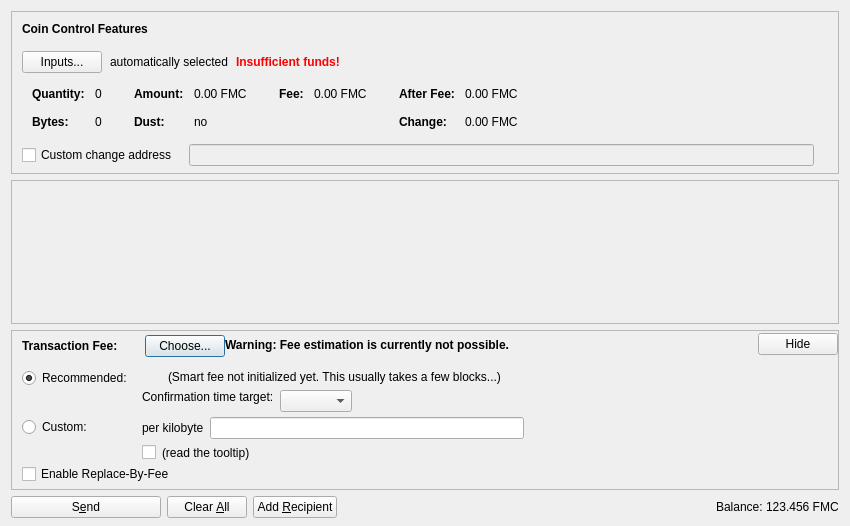
<?xml version="1.0" encoding="UTF-8"?>
<ui version="4.0">
 <class>SendCoinsDialog</class>
 <widget class="QDialog" name="SendCoinsDialog">
  <property name="geometry">
   <rect>
    <x>0</x>
    <y>0</y>
    <width>850</width>
    <height>526</height>
   </rect>
  </property>
  <property name="windowTitle">
   <string>Send Coins</string>
  </property>
  <layout class="QVBoxLayout" name="verticalLayout" stretch="0,1,0,0">
   <property name="bottomMargin">
    <number>8</number>
   </property>
   <item>
    <widget class="QFrame" name="frameCoinControl">
     <property name="sizePolicy">
      <sizepolicy hsizetype="Expanding" vsizetype="Expanding">
       <horstretch>0</horstretch>
       <verstretch>0</verstretch>
      </sizepolicy>
     </property>
     <property name="maximumSize">
      <size>
       <width>16777215</width>
       <height>16777215</height>
      </size>
     </property>
     <property name="frameShape">
      <enum>QFrame::StyledPanel</enum>
     </property>
     <property name="frameShadow">
      <enum>QFrame::Sunken</enum>
     </property>
     <layout class="QVBoxLayout" name="verticalLayoutCoinControl2">
      <property name="spacing">
       <number>0</number>
      </property>
      <property name="leftMargin">
       <number>0</number>
      </property>
      <property name="topMargin">
       <number>0</number>
      </property>
      <property name="rightMargin">
       <number>0</number>
      </property>
      <property name="bottomMargin">
       <number>6</number>
      </property>
      <item>
       <layout class="QVBoxLayout" name="verticalLayoutCoinControl" stretch="0,0,0,0,1">
        <property name="spacing">
         <number>0</number>
        </property>
        <property name="leftMargin">
         <number>10</number>
        </property>
        <property name="topMargin">
         <number>10</number>
        </property>
        <item>
         <layout class="QHBoxLayout" name="horizontalLayoutCoinControl1">
          <property name="bottomMargin">
           <number>15</number>
          </property>
          <item>
           <widget class="QLabel" name="labelCoinControlFeatures">
            <property name="sizePolicy">
             <sizepolicy hsizetype="Preferred" vsizetype="Maximum">
              <horstretch>0</horstretch>
              <verstretch>0</verstretch>
             </sizepolicy>
            </property>
            <property name="font">
             <font>
              <weight>75</weight>
              <bold>true</bold>
             </font>
            </property>
            <property name="styleSheet">
             <string notr="true">font-weight:bold;</string>
            </property>
            <property name="text">
             <string>Coin Control Features</string>
            </property>
           </widget>
          </item>
         </layout>
        </item>
        <item>
         <layout class="QHBoxLayout" name="horizontalLayoutCoinControl2" stretch="0,0,0,0">
          <property name="spacing">
           <number>8</number>
          </property>
          <property name="bottomMargin">
           <number>10</number>
          </property>
          <item>
           <widget class="QPushButton" name="pushButtonCoinControl">
            <property name="styleSheet">
             <string notr="true"/>
            </property>
            <property name="text">
             <string>Inputs...</string>
            </property>
            <property name="autoDefault">
             <bool>false</bool>
            </property>
           </widget>
          </item>
          <item>
           <widget class="QLabel" name="labelCoinControlAutomaticallySelected">
            <property name="text">
             <string>automatically selected</string>
            </property>
            <property name="margin">
             <number>5</number>
            </property>
           </widget>
          </item>
          <item>
           <widget class="QLabel" name="labelCoinControlInsuffFunds">
            <property name="font">
             <font>
              <weight>75</weight>
              <bold>true</bold>
             </font>
            </property>
            <property name="styleSheet">
             <string notr="true">color:red;font-weight:bold;</string>
            </property>
            <property name="text">
             <string>Insufficient funds!</string>
            </property>
            <property name="margin">
             <number>5</number>
            </property>
           </widget>
          </item>
          <item>
           <spacer name="horizontalSpacerCoinControl">
            <property name="orientation">
             <enum>Qt::Horizontal</enum>
            </property>
            <property name="sizeHint" stdset="0">
             <size>
              <width>40</width>
              <height>1</height>
             </size>
            </property>
           </spacer>
          </item>
         </layout>
        </item>
        <item>
         <widget class="QWidget" name="widgetCoinControl" native="true">
          <property name="sizePolicy">
           <sizepolicy hsizetype="Preferred" vsizetype="Preferred">
            <horstretch>0</horstretch>
            <verstretch>0</verstretch>
           </sizepolicy>
          </property>
          <property name="minimumSize">
           <size>
            <width>0</width>
            <height>0</height>
           </size>
          </property>
          <property name="styleSheet">
           <string notr="true"/>
          </property>
          <layout class="QHBoxLayout" name="horizontalLayoutCoinControl5">
           <property name="leftMargin">
            <number>0</number>
           </property>
           <property name="topMargin">
            <number>0</number>
           </property>
           <property name="rightMargin">
            <number>0</number>
           </property>
           <property name="bottomMargin">
            <number>0</number>
           </property>
           <item>
            <layout class="QHBoxLayout" name="horizontalLayoutCoinControl3" stretch="0,0,0,1">
             <property name="spacing">
              <number>20</number>
             </property>
             <property name="topMargin">
              <number>0</number>
             </property>
             <property name="bottomMargin">
              <number>10</number>
             </property>
             <item>
              <layout class="QFormLayout" name="formLayoutCoinControl1">
               <property name="horizontalSpacing">
                <number>10</number>
               </property>
               <property name="verticalSpacing">
                <number>14</number>
               </property>
               <property name="leftMargin">
                <number>10</number>
               </property>
               <property name="topMargin">
                <number>4</number>
               </property>
               <property name="rightMargin">
                <number>6</number>
               </property>
               <item row="0" column="0">
                <widget class="QLabel" name="labelCoinControlQuantityText">
                 <property name="font">
                  <font>
                   <weight>75</weight>
                   <bold>true</bold>
                  </font>
                 </property>
                 <property name="text">
                  <string>Quantity:</string>
                 </property>
                 <property name="margin">
                  <number>0</number>
                 </property>
                </widget>
               </item>
               <item row="0" column="1">
                <widget class="QLabel" name="labelCoinControlQuantity">
                 <property name="cursor">
                  <cursorShape>IBeamCursor</cursorShape>
                 </property>
                 <property name="contextMenuPolicy">
                  <enum>Qt::ActionsContextMenu</enum>
                 </property>
                 <property name="text">
                  <string notr="true">0</string>
                 </property>
                 <property name="margin">
                  <number>0</number>
                 </property>
                 <property name="textInteractionFlags">
                  <set>Qt::LinksAccessibleByMouse|Qt::TextSelectableByKeyboard|Qt::TextSelectableByMouse</set>
                 </property>
                </widget>
               </item>
               <item row="1" column="0">
                <widget class="QLabel" name="labelCoinControlBytesText">
                 <property name="font">
                  <font>
                   <weight>75</weight>
                   <bold>true</bold>
                  </font>
                 </property>
                 <property name="text">
                  <string>Bytes:</string>
                 </property>
                </widget>
               </item>
               <item row="1" column="1">
                <widget class="QLabel" name="labelCoinControlBytes">
                 <property name="cursor">
                  <cursorShape>IBeamCursor</cursorShape>
                 </property>
                 <property name="contextMenuPolicy">
                  <enum>Qt::ActionsContextMenu</enum>
                 </property>
                 <property name="text">
                  <string notr="true">0</string>
                 </property>
                 <property name="textInteractionFlags">
                  <set>Qt::LinksAccessibleByMouse|Qt::TextSelectableByKeyboard|Qt::TextSelectableByMouse</set>
                 </property>
                </widget>
               </item>
              </layout>
             </item>
             <item>
              <layout class="QFormLayout" name="formLayoutCoinControl2">
               <property name="horizontalSpacing">
                <number>10</number>
               </property>
               <property name="verticalSpacing">
                <number>14</number>
               </property>
               <property name="leftMargin">
                <number>6</number>
               </property>
               <property name="topMargin">
                <number>4</number>
               </property>
               <property name="rightMargin">
                <number>6</number>
               </property>
               <item row="0" column="0">
                <widget class="QLabel" name="labelCoinControlAmountText">
                 <property name="font">
                  <font>
                   <weight>75</weight>
                   <bold>true</bold>
                  </font>
                 </property>
                 <property name="text">
                  <string>Amount:</string>
                 </property>
                 <property name="margin">
                  <number>0</number>
                 </property>
                </widget>
               </item>
               <item row="0" column="1">
                <widget class="QLabel" name="labelCoinControlAmount">
                 <property name="cursor">
                  <cursorShape>IBeamCursor</cursorShape>
                 </property>
                 <property name="contextMenuPolicy">
                  <enum>Qt::ActionsContextMenu</enum>
                 </property>
                 <property name="text">
                  <string notr="true">0.00 FMC</string>
                 </property>
                 <property name="textInteractionFlags">
                  <set>Qt::LinksAccessibleByMouse|Qt::TextSelectableByKeyboard|Qt::TextSelectableByMouse</set>
                 </property>
                </widget>
               </item>
               <item row="1" column="0">
                <widget class="QLabel" name="labelCoinControlLowOutputText">
                 <property name="font">
                  <font>
                   <weight>75</weight>
                   <bold>true</bold>
                  </font>
                 </property>
                 <property name="text">
                  <string>Dust:</string>
                 </property>
                </widget>
               </item>
               <item row="1" column="1">
                <widget class="QLabel" name="labelCoinControlLowOutput">
                 <property name="cursor">
                  <cursorShape>IBeamCursor</cursorShape>
                 </property>
                 <property name="contextMenuPolicy">
                  <enum>Qt::ActionsContextMenu</enum>
                 </property>
                 <property name="text">
                  <string notr="true">no</string>
                 </property>
                 <property name="textInteractionFlags">
                  <set>Qt::LinksAccessibleByMouse|Qt::TextSelectableByKeyboard|Qt::TextSelectableByMouse</set>
                 </property>
                </widget>
               </item>
              </layout>
             </item>
             <item>
              <layout class="QFormLayout" name="formLayoutCoinControl3">
               <property name="horizontalSpacing">
                <number>10</number>
               </property>
               <property name="verticalSpacing">
                <number>14</number>
               </property>
               <property name="leftMargin">
                <number>6</number>
               </property>
               <property name="topMargin">
                <number>4</number>
               </property>
               <property name="rightMargin">
                <number>6</number>
               </property>
               <item row="0" column="0">
                <widget class="QLabel" name="labelCoinControlFeeText">
                 <property name="font">
                  <font>
                   <weight>75</weight>
                   <bold>true</bold>
                  </font>
                 </property>
                 <property name="text">
                  <string>Fee:</string>
                 </property>
                 <property name="margin">
                  <number>0</number>
                 </property>
                </widget>
               </item>
               <item row="0" column="1">
                <widget class="QLabel" name="labelCoinControlFee">
                 <property name="cursor">
                  <cursorShape>IBeamCursor</cursorShape>
                 </property>
                 <property name="contextMenuPolicy">
                  <enum>Qt::ActionsContextMenu</enum>
                 </property>
                 <property name="text">
                  <string notr="true">0.00 FMC</string>
                 </property>
                 <property name="textInteractionFlags">
                  <set>Qt::LinksAccessibleByMouse|Qt::TextSelectableByKeyboard|Qt::TextSelectableByMouse</set>
                 </property>
                </widget>
               </item>
              </layout>
             </item>
             <item>
              <layout class="QFormLayout" name="formLayoutCoinControl4">
               <property name="horizontalSpacing">
                <number>10</number>
               </property>
               <property name="verticalSpacing">
                <number>14</number>
               </property>
               <property name="leftMargin">
                <number>6</number>
               </property>
               <property name="topMargin">
                <number>4</number>
               </property>
               <property name="rightMargin">
                <number>6</number>
               </property>
               <item row="0" column="0">
                <widget class="QLabel" name="labelCoinControlAfterFeeText">
                 <property name="font">
                  <font>
                   <weight>75</weight>
                   <bold>true</bold>
                  </font>
                 </property>
                 <property name="text">
                  <string>After Fee:</string>
                 </property>
                 <property name="margin">
                  <number>0</number>
                 </property>
                </widget>
               </item>
               <item row="0" column="1">
                <widget class="QLabel" name="labelCoinControlAfterFee">
                 <property name="cursor">
                  <cursorShape>IBeamCursor</cursorShape>
                 </property>
                 <property name="contextMenuPolicy">
                  <enum>Qt::ActionsContextMenu</enum>
                 </property>
                 <property name="text">
                  <string notr="true">0.00 FMC</string>
                 </property>
                 <property name="textInteractionFlags">
                  <set>Qt::LinksAccessibleByMouse|Qt::TextSelectableByKeyboard|Qt::TextSelectableByMouse</set>
                 </property>
                </widget>
               </item>
               <item row="1" column="0">
                <widget class="QLabel" name="labelCoinControlChangeText">
                 <property name="font">
                  <font>
                   <weight>75</weight>
                   <bold>true</bold>
                  </font>
                 </property>
                 <property name="text">
                  <string>Change:</string>
                 </property>
                </widget>
               </item>
               <item row="1" column="1">
                <widget class="QLabel" name="labelCoinControlChange">
                 <property name="cursor">
                  <cursorShape>IBeamCursor</cursorShape>
                 </property>
                 <property name="contextMenuPolicy">
                  <enum>Qt::ActionsContextMenu</enum>
                 </property>
                 <property name="text">
                  <string notr="true">0.00 FMC</string>
                 </property>
                 <property name="textInteractionFlags">
                  <set>Qt::LinksAccessibleByMouse|Qt::TextSelectableByKeyboard|Qt::TextSelectableByMouse</set>
                 </property>
                </widget>
               </item>
              </layout>
             </item>
            </layout>
           </item>
          </layout>
         </widget>
        </item>
        <item>
         <layout class="QHBoxLayout" name="horizontalLayoutCoinControl4" stretch="0,0,0">
          <property name="spacing">
           <number>12</number>
          </property>
          <property name="sizeConstraint">
           <enum>QLayout::SetDefaultConstraint</enum>
          </property>
          <property name="topMargin">
           <number>5</number>
          </property>
          <property name="rightMargin">
           <number>5</number>
          </property>
          <item>
           <widget class="QCheckBox" name="checkBoxCoinControlChange">
            <property name="toolTip">
             <string>If this is activated, but the change address is empty or invalid, change will be sent to a newly generated address.</string>
            </property>
            <property name="text">
             <string>Custom change address</string>
            </property>
           </widget>
          </item>
          <item>
           <widget class="QValidatedLineEdit" name="lineEditCoinControlChange">
            <property name="enabled">
             <bool>false</bool>
            </property>
            <property name="sizePolicy">
             <sizepolicy hsizetype="Expanding" vsizetype="Fixed">
              <horstretch>0</horstretch>
              <verstretch>0</verstretch>
             </sizepolicy>
            </property>
           </widget>
          </item>
          <item>
           <widget class="QLabel" name="labelCoinControlChangeLabel">
            <property name="sizePolicy">
             <sizepolicy hsizetype="Preferred" vsizetype="Expanding">
              <horstretch>0</horstretch>
              <verstretch>0</verstretch>
             </sizepolicy>
            </property>
            <property name="minimumSize">
             <size>
              <width>0</width>
              <height>0</height>
             </size>
            </property>
            <property name="text">
             <string/>
            </property>
            <property name="margin">
             <number>3</number>
            </property>
           </widget>
          </item>
         </layout>
        </item>
        <item>
         <spacer name="verticalSpacerCoinControl">
          <property name="orientation">
           <enum>Qt::Vertical</enum>
          </property>
          <property name="sizeHint" stdset="0">
           <size>
            <width>800</width>
            <height>1</height>
           </size>
          </property>
         </spacer>
        </item>
       </layout>
      </item>
     </layout>
    </widget>
   </item>
   <item>
    <widget class="QScrollArea" name="scrollArea">
     <property name="widgetResizable">
      <bool>true</bool>
     </property>
     <widget class="QWidget" name="scrollAreaWidgetContents">
      <property name="geometry">
       <rect>
        <x>0</x>
        <y>0</y>
        <width>830</width>
        <height>104</height>
       </rect>
      </property>
      <layout class="QVBoxLayout" name="verticalLayout_2" stretch="0,1">
       <property name="leftMargin">
        <number>0</number>
       </property>
       <property name="topMargin">
        <number>0</number>
       </property>
       <property name="rightMargin">
        <number>0</number>
       </property>
       <property name="bottomMargin">
        <number>0</number>
       </property>
       <item>
        <layout class="QVBoxLayout" name="entries">
         <property name="spacing">
          <number>6</number>
         </property>
        </layout>
       </item>
       <item>
        <spacer name="verticalSpacer">
         <property name="orientation">
          <enum>Qt::Vertical</enum>
         </property>
         <property name="sizeHint" stdset="0">
          <size>
           <width>20</width>
           <height>40</height>
          </size>
         </property>
        </spacer>
       </item>
      </layout>
     </widget>
    </widget>
   </item>
   <item>
    <widget class="QFrame" name="frameFee">
     <property name="sizePolicy">
      <sizepolicy hsizetype="Expanding" vsizetype="Expanding">
       <horstretch>0</horstretch>
       <verstretch>0</verstretch>
      </sizepolicy>
     </property>
     <property name="maximumSize">
      <size>
       <width>16777215</width>
       <height>16777215</height>
      </size>
     </property>
     <property name="frameShape">
      <enum>QFrame::StyledPanel</enum>
     </property>
     <property name="frameShadow">
      <enum>QFrame::Sunken</enum>
     </property>
     <layout class="QVBoxLayout" name="verticalLayoutFee1">
      <property name="spacing">
       <number>0</number>
      </property>
      <property name="leftMargin">
       <number>0</number>
      </property>
      <property name="topMargin">
       <number>0</number>
      </property>
      <property name="rightMargin">
       <number>0</number>
      </property>
      <property name="bottomMargin">
       <number>0</number>
      </property>
      <item>
       <layout class="QVBoxLayout" name="verticalLayoutFee2" stretch="0,0,0">
        <property name="spacing">
         <number>0</number>
        </property>
        <property name="leftMargin">
         <number>10</number>
        </property>
        <property name="topMargin">
         <number>0</number>
        </property>
        <item>
         <layout class="QHBoxLayout" name="horizontalLayoutFee1">
          <property name="bottomMargin">
           <number>0</number>
          </property>
          <item>
           <layout class="QVBoxLayout" name="verticalLayoutFee7">
            <property name="spacing">
             <number>0</number>
            </property>
            <item>
             <spacer name="verticalSpacerSmartFee">
              <property name="orientation">
               <enum>Qt::Vertical</enum>
              </property>
              <property name="sizeType">
               <enum>QSizePolicy::Fixed</enum>
              </property>
              <property name="sizeHint" stdset="0">
               <size>
                <width>1</width>
                <height>4</height>
               </size>
              </property>
             </spacer>
            </item>
            <item>
             <layout class="QHBoxLayout" name="horizontalLayoutSmartFee">
              <property name="spacing">
               <number>10</number>
              </property>
              <item>
               <widget class="QLabel" name="labelFeeHeadline">
                <property name="sizePolicy">
                 <sizepolicy hsizetype="Preferred" vsizetype="Maximum">
                  <horstretch>0</horstretch>
                  <verstretch>0</verstretch>
                 </sizepolicy>
                </property>
                <property name="font">
                 <font>
                  <weight>75</weight>
                  <bold>true</bold>
                 </font>
                </property>
                <property name="styleSheet">
                 <string notr="true">font-weight:bold;</string>
                </property>
                <property name="text">
                 <string>Transaction Fee:</string>
                </property>
               </widget>
              </item>
              <item>
               <widget class="QLabel" name="labelFeeMinimized">
                <property name="text">
                 <string/>
                </property>
               </widget>
              </item>
              <item>
               <widget class="QPushButton" name="buttonChooseFee">
                <property name="text">
                 <string>Choose...</string>
                </property>
               </widget>
              </item>
             </layout>
            </item>
            <item>
             <spacer name="verticalSpacer_5">
              <property name="orientation">
               <enum>Qt::Vertical</enum>
              </property>
              <property name="sizeHint" stdset="0">
               <size>
                <width>1</width>
                <height>1</height>
               </size>
              </property>
             </spacer>
            </item>
           </layout>
          </item>
          <item>
           <widget class="QLabel" name="fallbackFeeWarningLabel">
            <property name="toolTip">
             <string>Using the fallbackfee can result in sending a transaction that will take several hours or days (or never) to confirm. Consider choosing your fee manually or wait until you have validated the complete chain.</string>
            </property>
            <property name="font">
            <font>
                <weight>75</weight>
                <bold>true</bold>
            </font>
            </property>
            <property name="text">
             <string>Warning: Fee estimation is currently not possible.</string>
            </property>
            <property name="wordWrap">
             <bool>false</bool>
            </property>
           </widget>
          </item>
          <item>
           <spacer name="horizontalSpacer_4">
            <property name="orientation">
             <enum>Qt::Horizontal</enum>
            </property>
            <property name="sizeType">
             <enum>QSizePolicy::MinimumExpanding</enum>
            </property>
            <property name="sizeHint" stdset="0">
             <size>
              <width>40</width>
              <height>20</height>
             </size>
            </property>
           </spacer>
          </item>
          <item>
           <widget class="QPushButton" name="buttonMinimizeFee">
            <property name="toolTip">
             <string>collapse fee-settings</string>
            </property>
            <property name="text">
             <string>Hide</string>
            </property>
           </widget>
          </item>
         </layout>
        </item>
        <item>
         <widget class="QFrame" name="frameFeeSelection">
          <layout class="QVBoxLayout" name="verticalLayoutFee12">
           <property name="spacing">
            <number>0</number>
           </property>
           <property name="leftMargin">
            <number>0</number>
           </property>
           <property name="topMargin">
            <number>0</number>
           </property>
           <property name="rightMargin">
            <number>0</number>
           </property>
           <property name="bottomMargin">
            <number>0</number>
           </property>
           <item>
            <layout class="QGridLayout" name="gridLayoutFee">
             <property name="topMargin">
              <number>10</number>
             </property>
             <property name="bottomMargin">
              <number>4</number>
             </property>
             <property name="horizontalSpacing">
              <number>10</number>
             </property>
             <property name="verticalSpacing">
              <number>4</number>
             </property>
             <item row="1" column="1">
              <layout class="QVBoxLayout" name="verticalLayoutFee8">
               <property name="spacing">
                <number>6</number>
               </property>
               <item>
                <layout class="QHBoxLayout" name="horizontalLayoutFee13">
                 <item>
                  <widget class="QLabel" name="labelCustomPerKilobyte">
                   <property name="toolTip">
                    <string>Specify a custom fee per kB (1,000 bytes) of the transaction's virtual size.

Note:  Since the fee is calculated on a per-byte basis, a fee of "100 satoshis per kB" for a transaction size of 500 bytes (half of 1 kB) would ultimately yield a fee of only 50 satoshis.</string>
                   </property>
                   <property name="text">
                    <string>per kilobyte</string>
                   </property>
                  </widget>
                 </item>
                 <item>
                  <widget class="FarmcoinAmountField" name="customFee"/>
                 </item>
                 <item>
                  <spacer name="horizontalSpacer_6">
                   <property name="orientation">
                    <enum>Qt::Horizontal</enum>
                   </property>
                   <property name="sizeHint" stdset="0">
                    <size>
                     <width>1</width>
                     <height>1</height>
                    </size>
                   </property>
                  </spacer>
                 </item>
                </layout>
               </item>
               <item>
                <layout class="QHBoxLayout" name="horizontalLayoutFee8">
                 <item>
                  <widget class="QCheckBox" name="checkBoxMinimumFee">
                   <property name="toolTip">
                    <string>Paying only the minimum fee is just fine as long as there is less transaction volume than space in the blocks. But be aware that this can end up in a never confirming transaction once there is more demand for farmcoin transactions than the network can process.</string>
                   </property>
                   <property name="text">
                    <string/>
                   </property>
                  </widget>
                 </item>
                 <item>
                  <widget class="QLabel" name="labelMinFeeWarning">
                   <property name="enabled">
                    <bool>true</bool>
                   </property>
                   <property name="toolTip">
                    <string>Paying only the minimum fee is just fine as long as there is less transaction volume than space in the blocks. But be aware that this can end up in a never confirming transaction once there is more demand for farmcoin transactions than the network can process.</string>
                   </property>
                   <property name="text">
                    <string>(read the tooltip)</string>
                   </property>
                   <property name="margin">
                    <number>5</number>
                   </property>
                  </widget>
                 </item>
                 <item>
                  <spacer name="horizontalSpacer_2">
                   <property name="orientation">
                    <enum>Qt::Horizontal</enum>
                   </property>
                   <property name="sizeHint" stdset="0">
                    <size>
                     <width>1</width>
                     <height>1</height>
                    </size>
                   </property>
                  </spacer>
                 </item>
                </layout>
               </item>
              </layout>
             </item>
             <item row="0" column="0">
              <layout class="QVBoxLayout" name="verticalLayoutFee4" stretch="0,1">
               <item>
                <widget class="QRadioButton" name="radioSmartFee">
                 <property name="text">
                  <string>Recommended:</string>
                 </property>
                 <property name="checked">
                  <bool>true</bool>
                 </property>
                 <attribute name="buttonGroup">
                  <string notr="true">groupFee</string>
                 </attribute>
                </widget>
               </item>
               <item>
                <spacer name="verticalSpacer_2">
                 <property name="orientation">
                  <enum>Qt::Vertical</enum>
                 </property>
                 <property name="sizeHint" stdset="0">
                  <size>
                   <width>1</width>
                   <height>1</height>
                  </size>
                 </property>
                </spacer>
               </item>
              </layout>
             </item>
             <item row="1" column="0">
              <layout class="QVBoxLayout" name="verticalLayoutFee9" stretch="0,1">
               <item>
                <widget class="QRadioButton" name="radioCustomFee">
                 <property name="text">
                  <string>Custom:</string>
                 </property>
                 <attribute name="buttonGroup">
                  <string notr="true">groupFee</string>
                 </attribute>
                </widget>
               </item>
               <item>
                <spacer name="verticalSpacer_6">
                 <property name="orientation">
                  <enum>Qt::Vertical</enum>
                 </property>
                 <property name="sizeHint" stdset="0">
                  <size>
                   <width>1</width>
                   <height>1</height>
                  </size>
                 </property>
                </spacer>
               </item>
              </layout>
             </item>
             <item row="0" column="1">
              <layout class="QVBoxLayout" name="verticalLayoutFee3" stretch="0,0,1">
               <property name="spacing">
                <number>6</number>
               </property>
               <property name="topMargin">
                <number>2</number>
               </property>
               <item>
                <layout class="QHBoxLayout" name="horizontalLayoutFee12">
                 <item>
                  <widget class="QLabel" name="labelSmartFee">
                   <property name="text">
                    <string/>
                   </property>
                   <property name="margin">
                    <number>2</number>
                   </property>
                  </widget>
                 </item>
                 <item>
                  <widget class="QLabel" name="labelFeeEstimation">
                   <property name="text">
                    <string/>
                   </property>
                  </widget>
                 </item>
                 <item>
                  <widget class="QLabel" name="labelSmartFee2">
                   <property name="text">
                    <string>(Smart fee not initialized yet. This usually takes a few blocks...)</string>
                   </property>
                   <property name="margin">
                    <number>2</number>
                   </property>
                  </widget>
                 </item>
                 <item>
                  <spacer name="horizontalSpacer_5">
                   <property name="orientation">
                    <enum>Qt::Horizontal</enum>
                   </property>
                   <property name="sizeHint" stdset="0">
                    <size>
                     <width>1</width>
                     <height>1</height>
                    </size>
                   </property>
                  </spacer>
                 </item>
                </layout>
               </item>
               <item>
                <layout class="QHBoxLayout" name="horizontalLayoutFee9">
                 <item>
                  <layout class="QVBoxLayout" name="verticalLayoutFee6">
                   <item>
                    <widget class="QLabel" name="labelSmartFee3">
                     <property name="text">
                      <string>Confirmation time target:</string>
                     </property>
                     <property name="margin">
                      <number>2</number>
                     </property>
                    </widget>
                   </item>
                   <item>
                    <spacer name="verticalSpacer_3">
                     <property name="orientation">
                      <enum>Qt::Vertical</enum>
                     </property>
                     <property name="sizeHint" stdset="0">
                      <size>
                       <width>1</width>
                       <height>1</height>
                      </size>
                     </property>
                    </spacer>
                   </item>
                  </layout>
                 </item>
                 <item>
                  <layout class="QVBoxLayout" name="verticalLayoutFee5">
                   <property name="rightMargin">
                    <number>30</number>
                   </property>
                   <item>
                    <layout class="QHBoxLayout" name="horizontalLayoutConfTarget">
                     <property name="bottomMargin">
                      <number>0</number>
                     </property>
                     <item>
                      <widget class="QComboBox" name="confTargetSelector"/>
                     </item>
                     <item>
                      <spacer name="horizontalSpacerConfTarget">
                       <property name="orientation">
                        <enum>Qt::Horizontal</enum>
                       </property>
                       <property name="sizeHint" stdset="0">
                        <size>
                         <width>40</width>
                         <height>20</height>
                        </size>
                       </property>
                      </spacer>
                     </item>
                    </layout>
                   </item>
                  </layout>
                 </item>
                </layout>
               </item>
               <item>
                <spacer name="verticalSpacer_4">
                 <property name="orientation">
                  <enum>Qt::Vertical</enum>
                 </property>
                 <property name="sizeHint" stdset="0">
                  <size>
                   <width>1</width>
                   <height>1</height>
                  </size>
                 </property>
                </spacer>
               </item>
              </layout>
             </item>
            </layout>
           </item>
           <item>
            <widget class="QCheckBox" name="optInRBF">
             <property name="text">
              <string>Enable Replace-By-Fee</string>
             </property>
             <property name="toolTip">
              <string>With Replace-By-Fee (BIP-125) you can increase a transaction's fee after it is sent. Without this, a higher fee may be recommended to compensate for increased transaction delay risk.</string>
             </property>
            </widget>
           </item>
          </layout>
         </widget>
        </item>
        <item>
         <spacer name="verticalSpacerFee">
          <property name="orientation">
           <enum>Qt::Vertical</enum>
          </property>
          <property name="sizeHint" stdset="0">
           <size>
            <width>40</width>
            <height>5</height>
           </size>
          </property>
         </spacer>
        </item>
       </layout>
      </item>
     </layout>
    </widget>
   </item>
   <item>
    <layout class="QHBoxLayout" name="horizontalLayout">
     <item>
      <widget class="QPushButton" name="sendButton">
       <property name="minimumSize">
        <size>
         <width>150</width>
         <height>0</height>
        </size>
       </property>
       <property name="toolTip">
        <string>Confirm the send action</string>
       </property>
       <property name="text">
        <string>S&amp;end</string>
       </property>
       <property name="icon">
        <iconset resource="../farmcoin.qrc">
         <normaloff>:/icons/send</normaloff>:/icons/send</iconset>
       </property>
       <property name="autoDefault">
        <bool>false</bool>
       </property>
       <property name="default">
        <bool>false</bool>
       </property>
      </widget>
     </item>
     <item>
      <widget class="QPushButton" name="clearButton">
       <property name="sizePolicy">
        <sizepolicy hsizetype="Minimum" vsizetype="Fixed">
         <horstretch>0</horstretch>
         <verstretch>0</verstretch>
        </sizepolicy>
       </property>
       <property name="toolTip">
        <string>Clear all fields of the form.</string>
       </property>
       <property name="text">
        <string>Clear &amp;All</string>
       </property>
       <property name="icon">
        <iconset resource="../farmcoin.qrc">
         <normaloff>:/icons/remove</normaloff>:/icons/remove</iconset>
       </property>
       <property name="autoDefault">
        <bool>false</bool>
       </property>
      </widget>
     </item>
     <item>
      <widget class="QPushButton" name="addButton">
       <property name="toolTip">
        <string>Send to multiple recipients at once</string>
       </property>
       <property name="text">
        <string>Add &amp;Recipient</string>
       </property>
       <property name="icon">
        <iconset resource="../farmcoin.qrc">
         <normaloff>:/icons/add</normaloff>:/icons/add</iconset>
       </property>
       <property name="autoDefault">
        <bool>false</bool>
       </property>
      </widget>
     </item>
     <item>
      <spacer name="horizontalSpacer">
       <property name="orientation">
        <enum>Qt::Horizontal</enum>
       </property>
       <property name="sizeHint" stdset="0">
        <size>
         <width>40</width>
         <height>20</height>
        </size>
       </property>
      </spacer>
     </item>
     <item>
      <layout class="QHBoxLayout" name="horizontalLayout_2">
       <property name="spacing">
        <number>3</number>
       </property>
       <item>
        <widget class="QLabel" name="label">
         <property name="sizePolicy">
          <sizepolicy hsizetype="Preferred" vsizetype="Fixed">
           <horstretch>0</horstretch>
           <verstretch>0</verstretch>
          </sizepolicy>
         </property>
         <property name="text">
          <string>Balance:</string>
         </property>
        </widget>
       </item>
       <item>
        <widget class="QLabel" name="labelBalance">
         <property name="sizePolicy">
          <sizepolicy hsizetype="Preferred" vsizetype="Fixed">
           <horstretch>0</horstretch>
           <verstretch>0</verstretch>
          </sizepolicy>
         </property>
         <property name="cursor">
          <cursorShape>IBeamCursor</cursorShape>
         </property>
         <property name="text">
          <string notr="true">123.456 FMC</string>
         </property>
         <property name="textInteractionFlags">
          <set>Qt::LinksAccessibleByMouse|Qt::TextSelectableByKeyboard|Qt::TextSelectableByMouse</set>
         </property>
        </widget>
       </item>
      </layout>
     </item>
    </layout>
   </item>
  </layout>
 </widget>
 <customwidgets>
  <customwidget>
   <class>QValidatedLineEdit</class>
   <extends>QLineEdit</extends>
   <header>qt/qvalidatedlineedit.h</header>
  </customwidget>
  <customwidget>
   <class>FarmcoinAmountField</class>
   <extends>QLineEdit</extends>
   <header>qt/farmcoinamountfield.h</header>
   <container>1</container>
  </customwidget>
 </customwidgets>
 <resources>
  <include location="../farmcoin.qrc"/>
 </resources>
 <connections/>
 <buttongroups>
  <buttongroup name="groupFee"/>
 </buttongroups>
</ui>
